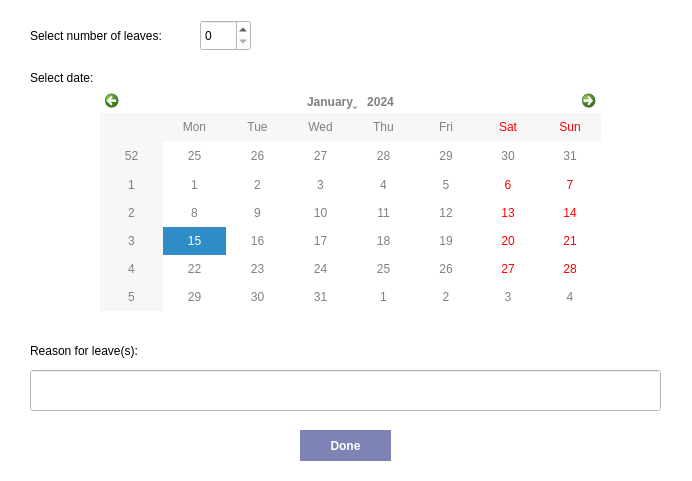
<?xml version="1.0" encoding="UTF-8"?>
<ui version="4.0">
 <class>LeaveApply</class>
 <widget class="QDialog" name="LeaveApply">
  <property name="geometry">
   <rect>
    <x>0</x>
    <y>0</y>
    <width>692</width>
    <height>481</height>
   </rect>
  </property>
  <property name="windowTitle">
   <string>Dialog</string>
  </property>
  <property name="styleSheet">
   <string notr="true">background-color: rgb(255, 255, 255);</string>
  </property>
  <widget class="QPushButton" name="pushButton">
   <property name="geometry">
    <rect>
     <x>300</x>
     <y>430</y>
     <width>91</width>
     <height>31</height>
    </rect>
   </property>
   <property name="cursor">
    <cursorShape>PointingHandCursor</cursorShape>
   </property>
   <property name="styleSheet">
    <string notr="true">background-color: rgb(127, 130, 181); 
border: none;
color: white;
font-weight: 500;</string>
   </property>
   <property name="text">
    <string>Done</string>
   </property>
  </widget>
  <widget class="QLabel" name="label">
   <property name="geometry">
    <rect>
     <x>30</x>
     <y>20</y>
     <width>151</width>
     <height>31</height>
    </rect>
   </property>
   <property name="styleSheet">
    <string notr="true">color: black;</string>
   </property>
   <property name="text">
    <string>Select number of leaves: </string>
   </property>
  </widget>
  <widget class="QLabel" name="label_2">
   <property name="geometry">
    <rect>
     <x>30</x>
     <y>340</y>
     <width>131</width>
     <height>21</height>
    </rect>
   </property>
   <property name="styleSheet">
    <string notr="true">color: black;</string>
   </property>
   <property name="text">
    <string>Reason for leave(s): </string>
   </property>
  </widget>
  <widget class="QLineEdit" name="lineEdit">
   <property name="geometry">
    <rect>
     <x>30</x>
     <y>370</y>
     <width>631</width>
     <height>41</height>
    </rect>
   </property>
  </widget>
  <widget class="QSpinBox" name="leave_spinbox">
   <property name="geometry">
    <rect>
     <x>200</x>
     <y>20</y>
     <width>51</width>
     <height>31</height>
    </rect>
   </property>
  </widget>
  <widget class="QCalendarWidget" name="leave_calendar">
   <property name="geometry">
    <rect>
     <x>100</x>
     <y>90</y>
     <width>501</width>
     <height>221</height>
    </rect>
   </property>
   <property name="styleSheet">
    <string notr="true">background-color: white; 
color: grey;</string>
   </property>
  </widget>
  <widget class="QLabel" name="label_3">
   <property name="geometry">
    <rect>
     <x>30</x>
     <y>70</y>
     <width>81</width>
     <height>16</height>
    </rect>
   </property>
   <property name="styleSheet">
    <string notr="true">color: black;</string>
   </property>
   <property name="text">
    <string>Select date: </string>
   </property>
  </widget>
 </widget>
 <resources/>
 <connections/>
</ui>
